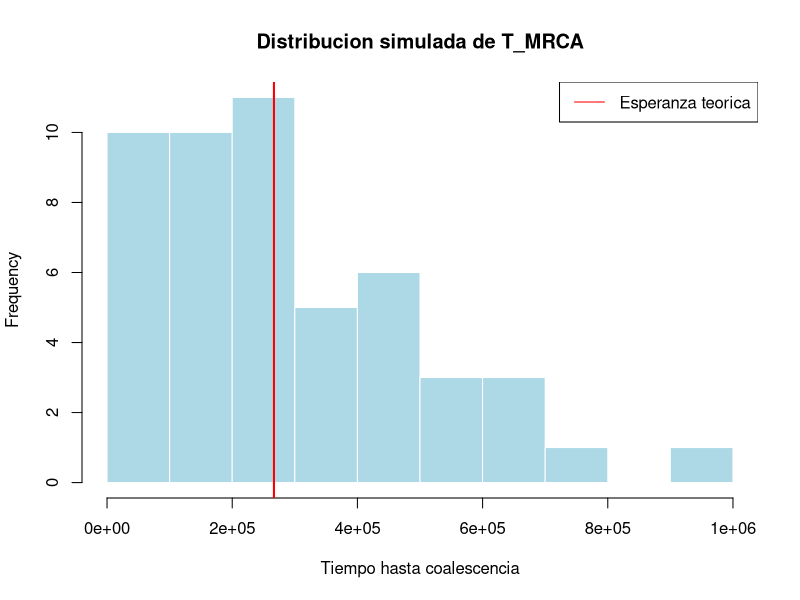
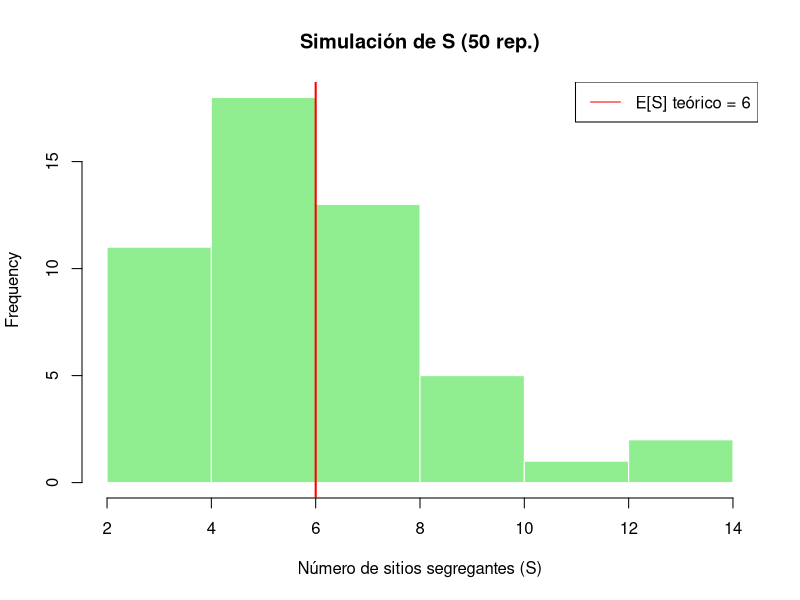
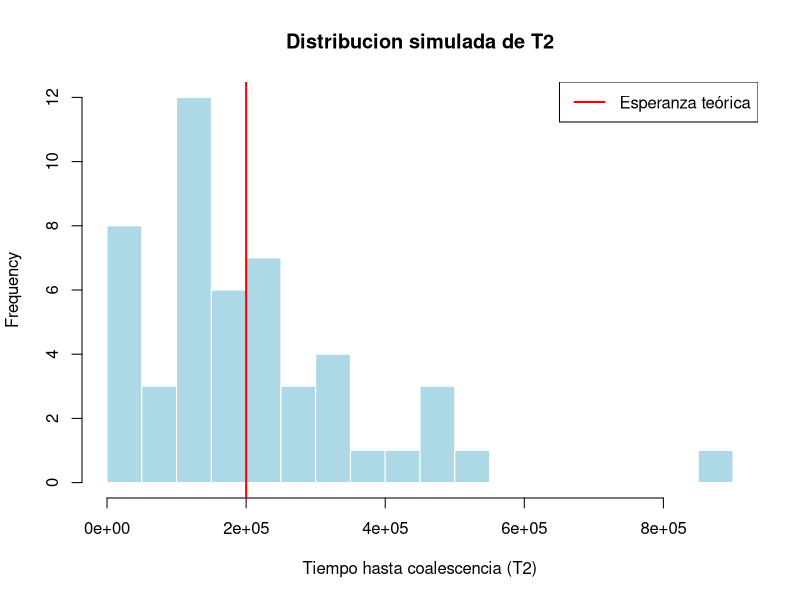
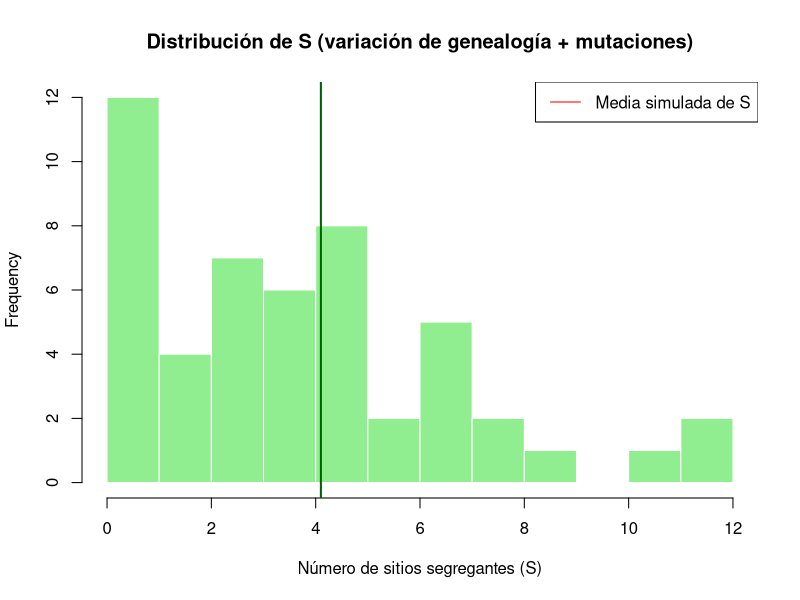

Write R code to recreate these figures, in order.
## ---- chunk 1

N <- 1e5

# probabilidad de exito
p3 <- 6/(4*N)
p2 <- 2/(4*N)

# Esperanzas para cada T
E_T3 <- 1 / p3
E_T2 <- 1 / p2
E_TMRCA <- E_T3 + E_T2

# Simulaciones de T_MRCA
set.seed(123)  # asegurando que los números sea siempre los mismos
T3 <- rgeom(50, prob = p3)
T2 <- rgeom(50, prob = p2)
T_MRCA <- T3 + T2

cat("Esperanza teorica de T_MRCA =", E_TMRCA, " y la esperanza simulada T_MRCA =", mean(T_MRCA), "\n")

hist(T_MRCA,
     main = "Distribucion simulada de T_MRCA",
     xlab = "Tiempo hasta coalescencia",
     col = "lightblue", border = "white")
abline(v = E_TMRCA, col = "red", lwd = 2, lty = 1)
legend("topright", legend = c("Esperanza teorica"), col = "red", lty = 1)

## ---- chunk 2
# número de sitios segregantes
nS <- 6 # Ttotal * mu

# Simular 50 realizaciones de S
set.seed(321) # asegurando que los números sea siempre los mismos
S_sim <- rpois(50, nS)

# media de simular S
mean_S <- mean(S_sim)

# plot simple
hist(S_sim, main = "Simulación de S (50 rep.)", xlab = "Número de sitios segregantes (S)",
     col = "lightgreen", border = "white")
abline(v = nS, col = "red", lwd = 2, lty = 1)
legend("topright", legend = paste("E[S] teórico =", round(nS,2)), col = "red", lty = 1)

## ---- chunk 3

N <- 1e5

# Probabilidad de coalescencia
p2 <- 2/(4*N)

# Esperanzas para T
E_T2 <- 1 / p2

# Simulaciones de T2
set.seed(3)  # asegurando que los números sea siempre los mismos
T2 <- rgeom(50, prob = p2)

# Plot distribucion de T2
hist(T2,
     breaks = 15,
     main = "Distribucion simulada de T2",
     xlab = "Tiempo hasta coalescencia (T2)",
     col = "lightblue", border = "white")
abline(v = E_T2, col = "red", lwd = 2, lty = 1)
legend("topright", legend = c("Esperanza teórica"), col = "red", lty = 1, lwd = 2)

## ---- chunk 4
N <- 1e5
# Probabilidad de coalescencia
p2 <- 2/(4*N)

# Simulaciones de T2
set.seed(3)  # asegurando que los números sea siempre los mismos
T2 <- rgeom(50, prob = p2)

T_total <- 2 * T2

T_2 <- 1e-5 * T_total

# Simular S para cada genealogía (Poisson)
S <- rpois(50, T_2)

# Resumen de S
cat("\nSimulaciones de S:\n")
cat("Media simulada S =", mean(S), "  (sd =", sd(S), ")\n")

hist(S,
     breaks = 15,
     main = "Distribución de S (variación de genealogía + mutaciones)",
     xlab = "Número de sitios segregantes (S)",
     col = "lightgreen", border = "white")
abline(v = mean(S), col = "darkgreen", lwd = 2)
legend("topright", legend = c("Media simulada de S"),
       col = "red", lty = 1)
